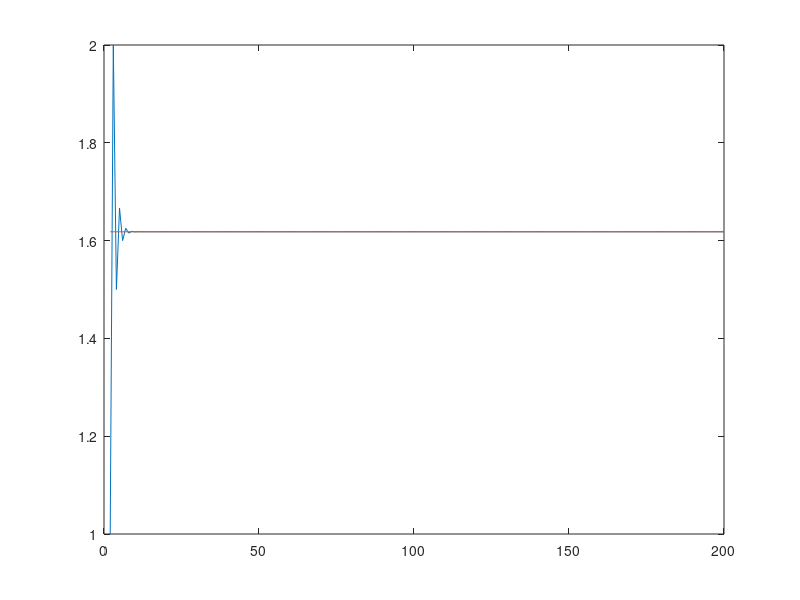

Write MATLAB code to recreate this figure.
%B08504055_4
clear
clc
a(1) = 0;
a(2) = 1;

% (i)
m = input('please input a positive integer: ');
for i=1:m-2
    a(i+2) = a(i+1) + a(i);
end
disp(a)

clear
% (ii)
n = [2:200];
a(1) = 0;
a(2) = 1;
for i=1:199
    a(i+2) = a(i+1) + a(i);
end
for i=1:199
    y1(i) = a(i+2)/a(i+1);
end
y2 = ones(1,199)*(1+sqrt(5))/2;
plot(n,y1,n,y2)
